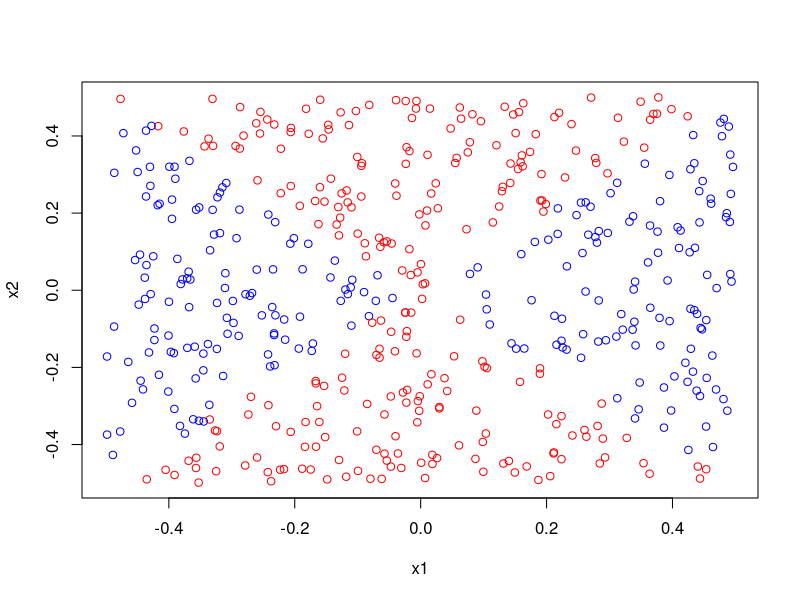
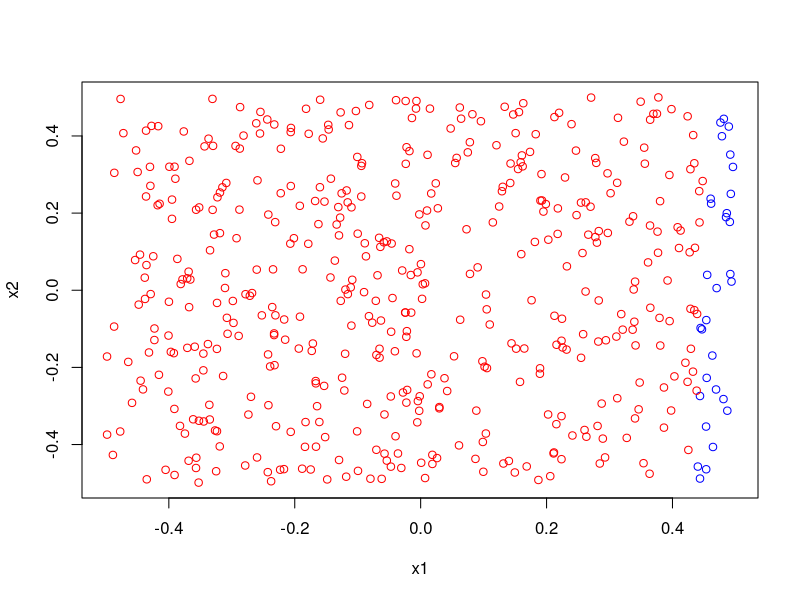
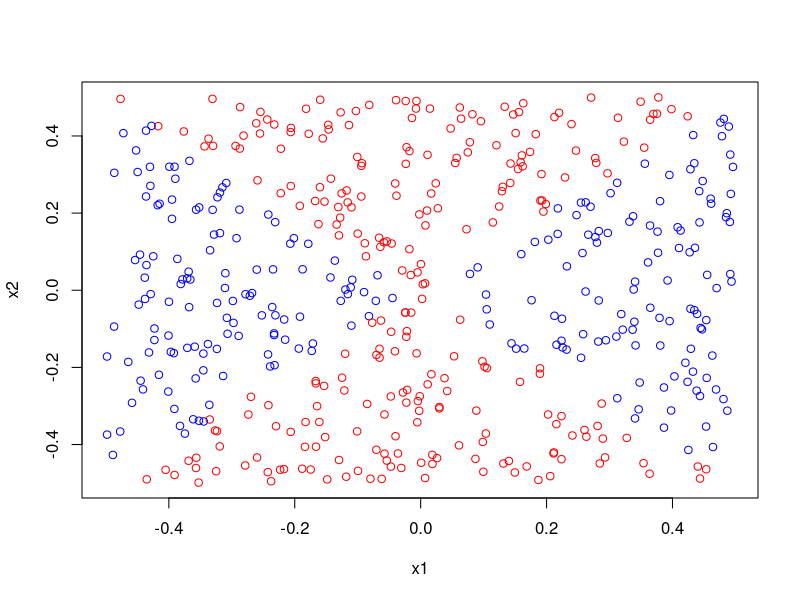
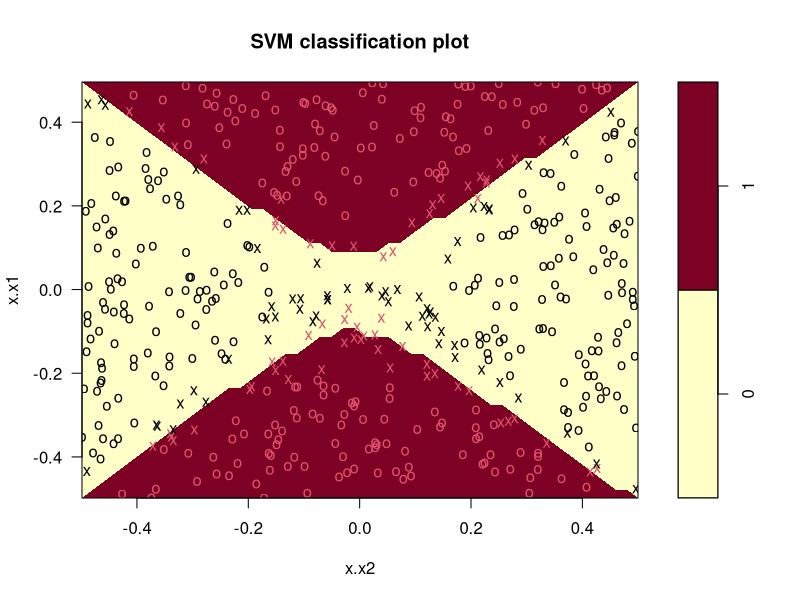
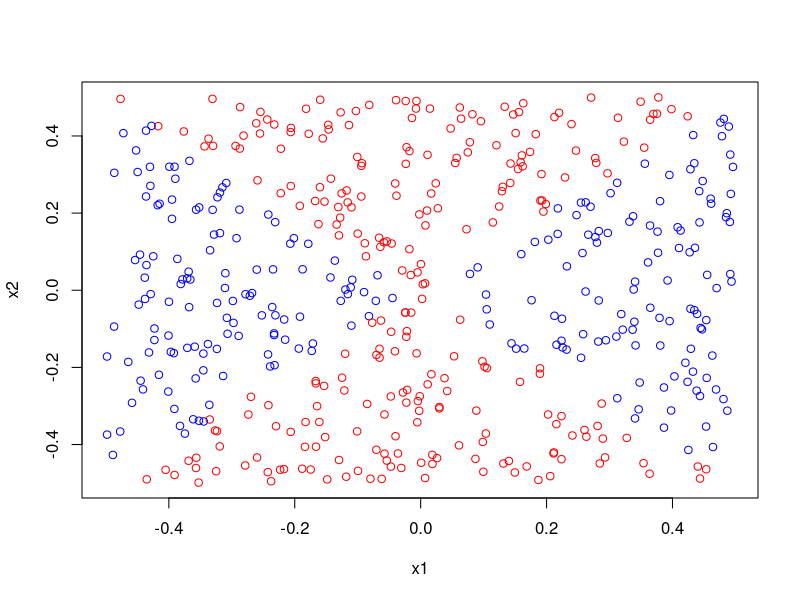
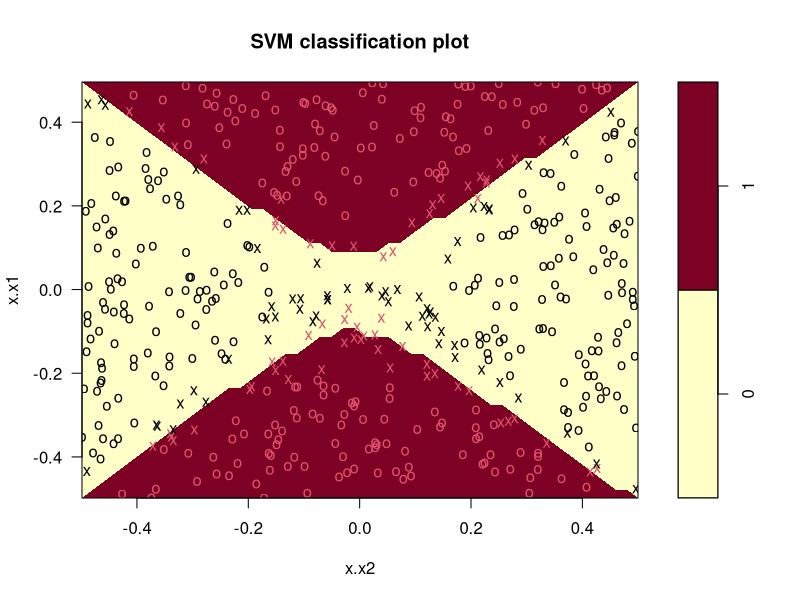

Here is the R script that generated these plots, in order:
## ---- chunk 1
knitr::opts_chunk$set(echo = TRUE)
## ---- chunk 2
set.seed(1)
x1=runif(500) -0.5
x2=runif(500) -0.5 
y=1*(x1^2-x2^2 > 0)
## ---- chunk 3
colors=ifelse(y==0, 'red', 'blue')
plot(x1, x2, col=colors)
## ---- chunk 4

data1 = data.frame(x1 = x1, x2 = x2, y = as.factor(y))
lm.fit = glm(y ~ x1 + x2, family = binomial)
summary(lm.fit)
## ---- chunk 5
lm.prob = predict(lm.fit, data1, type = "response")
lm.pred = ifelse(lm.prob > 0.5, 1, 0)
colors = ifelse(lm.pred==0, 'red', 'blue')
plot(x1, x2, col = colors)
## ---- chunk 6
lm.fit2 = glm(y~poly(x1,2)+poly(x2,2), data = data1, family = "binomial")
## ---- chunk 7
lm.prob2 = predict(lm.fit2, data1, type = "response")
lm.pred2 = ifelse(lm.prob2 > 0.5, 1, 0)
colors = ifelse(lm.pred2==0, 'red', 'blue')
plot(x1, x2, col = colors)
## ---- chunk 8
library(e1071)
data = data.frame(x=cbind(x1,x2),y=as.factor(y))
set.seed(1)
tune.out = tune(svm,y~.,data=data,kernal="linear",ranges = list(cost = c(0.001, 0.01, 0.1, 1, 5, 10, 100)), scale = FALSE)
summary(tune.out)
bestmod = tune.out$best.model
summary(bestmod)
plot(bestmod,data)
## ---- chunk 9
lm.prob2 = predict(lm.fit2, data1, type = "response")
lm.pred2 = ifelse(lm.prob2 > 0.5, 1, 0)
colors = ifelse(lm.pred2==0, 'red', 'blue')
plot(x1, x2, col = colors)
## ---- chunk 10
tune.out = tune(svm,y~.,data=data,kernal="radial",ranges = list(cost = c(0.001, 0.01, 0.1, 1, 5, 10, 100)), scale = FALSE)
ypred1 = predict(tune.out$best.model, data)
summary(tune.out)
bestmod = tune.out$best.model
summary(bestmod)
plot(bestmod,data)
